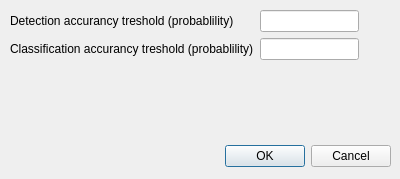
<?xml version="1.0" encoding="UTF-8"?>
<ui version="4.0">
 <class>DialogConfigureAi</class>
 <widget class="QDialog" name="DialogConfigureAi">
  <property name="geometry">
   <rect>
    <x>0</x>
    <y>0</y>
    <width>400</width>
    <height>179</height>
   </rect>
  </property>
  <property name="windowTitle">
   <string>Configure Ai model</string>
  </property>
  <widget class="QDialogButtonBox" name="buttonBox">
   <property name="geometry">
    <rect>
     <x>10</x>
     <y>140</y>
     <width>381</width>
     <height>32</height>
    </rect>
   </property>
   <property name="orientation">
    <enum>Qt::Orientation::Horizontal</enum>
   </property>
   <property name="standardButtons">
    <set>QDialogButtonBox::StandardButton::Cancel|QDialogButtonBox::StandardButton::Ok</set>
   </property>
  </widget>
  <widget class="QWidget" name="gridLayoutWidget">
   <property name="geometry">
    <rect>
     <x>10</x>
     <y>10</y>
     <width>381</width>
     <height>101</height>
    </rect>
   </property>
   <layout class="QGridLayout" name="gridLayout">
    <item row="0" column="0">
     <widget class="QLabel" name="label_detectionTreshold">
      <property name="toolTip">
       <string>Min detection probability to trigger notification.</string>
      </property>
      <property name="text">
       <string>Detection accurancy treshold (probablility)</string>
      </property>
     </widget>
    </item>
    <item row="2" column="0">
     <spacer name="verticalSpacer">
      <property name="orientation">
       <enum>Qt::Orientation::Vertical</enum>
      </property>
      <property name="sizeHint" stdset="0">
       <size>
        <width>20</width>
        <height>40</height>
       </size>
      </property>
     </spacer>
    </item>
    <item row="1" column="1">
     <widget class="QLineEdit" name="lineEdit_classificationTreshold">
      <property name="toolTip">
       <string>Min classification probability to trigger notification.</string>
      </property>
     </widget>
    </item>
    <item row="1" column="0">
     <widget class="QLabel" name="label_classificationTreshold">
      <property name="toolTip">
       <string>Min classification probability to trigger notification.</string>
      </property>
      <property name="text">
       <string>Classification accurancy treshold (probablility)</string>
      </property>
     </widget>
    </item>
    <item row="0" column="1">
     <widget class="QLineEdit" name="lineEdit_detectionTreshold">
      <property name="toolTip">
       <string>Min detection probability to trigger notification.</string>
      </property>
     </widget>
    </item>
    <item row="0" column="2">
     <spacer name="horizontalSpacer">
      <property name="orientation">
       <enum>Qt::Orientation::Horizontal</enum>
      </property>
      <property name="sizeHint" stdset="0">
       <size>
        <width>40</width>
        <height>20</height>
       </size>
      </property>
     </spacer>
    </item>
   </layout>
  </widget>
  <widget class="QLabel" name="label_errorMEssage">
   <property name="geometry">
    <rect>
     <x>8</x>
     <y>120</y>
     <width>381</width>
     <height>20</height>
    </rect>
   </property>
   <property name="text">
    <string/>
   </property>
  </widget>
 </widget>
 <resources/>
 <connections>
  <connection>
   <sender>buttonBox</sender>
   <signal>accepted()</signal>
   <receiver>DialogConfigureAi</receiver>
   <slot>accept()</slot>
   <hints>
    <hint type="sourcelabel">
     <x>248</x>
     <y>254</y>
    </hint>
    <hint type="destinationlabel">
     <x>157</x>
     <y>274</y>
    </hint>
   </hints>
  </connection>
  <connection>
   <sender>buttonBox</sender>
   <signal>rejected()</signal>
   <receiver>DialogConfigureAi</receiver>
   <slot>reject()</slot>
   <hints>
    <hint type="sourcelabel">
     <x>316</x>
     <y>260</y>
    </hint>
    <hint type="destinationlabel">
     <x>286</x>
     <y>274</y>
    </hint>
   </hints>
  </connection>
 </connections>
</ui>
